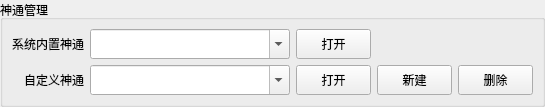
<?xml version="1.0" encoding="UTF-8"?>
<ui version="4.0">
 <class>SkillMainWin</class>
 <widget class="QWidget" name="SkillMainWin">
  <property name="geometry">
   <rect>
    <x>0</x>
    <y>0</y>
    <width>541</width>
    <height>98</height>
   </rect>
  </property>
  <property name="windowTitle">
   <string>Form</string>
  </property>
  <layout class="QGridLayout" name="gridLayout_2">
   <property name="leftMargin">
    <number>0</number>
   </property>
   <property name="topMargin">
    <number>0</number>
   </property>
   <property name="rightMargin">
    <number>0</number>
   </property>
   <property name="bottomMargin">
    <number>0</number>
   </property>
   <property name="spacing">
    <number>0</number>
   </property>
   <item row="0" column="0">
    <widget class="QGroupBox" name="groupBox">
     <property name="title">
      <string>神通管理</string>
     </property>
     <layout class="QGridLayout" name="gridLayout">
      <item row="0" column="0">
       <widget class="QLabel" name="label">
        <property name="minimumSize">
         <size>
          <width>0</width>
          <height>30</height>
         </size>
        </property>
        <property name="maximumSize">
         <size>
          <width>75</width>
          <height>30</height>
         </size>
        </property>
        <property name="text">
         <string>系统内置神通</string>
        </property>
        <property name="alignment">
         <set>Qt::AlignRight|Qt::AlignTrailing|Qt::AlignVCenter</set>
        </property>
       </widget>
      </item>
      <item row="0" column="1">
       <widget class="QComboBox" name="m_pCBoxDatasSys">
        <property name="minimumSize">
         <size>
          <width>200</width>
          <height>30</height>
         </size>
        </property>
        <property name="maximumSize">
         <size>
          <width>16777215</width>
          <height>30</height>
         </size>
        </property>
        <property name="editable">
         <bool>true</bool>
        </property>
       </widget>
      </item>
      <item row="0" column="2">
       <widget class="QPushButton" name="m_pBtnOpenSys">
        <property name="minimumSize">
         <size>
          <width>0</width>
          <height>30</height>
         </size>
        </property>
        <property name="maximumSize">
         <size>
          <width>75</width>
          <height>30</height>
         </size>
        </property>
        <property name="text">
         <string>打开</string>
        </property>
       </widget>
      </item>
      <item row="1" column="0">
       <widget class="QLabel" name="label_2">
        <property name="minimumSize">
         <size>
          <width>0</width>
          <height>30</height>
         </size>
        </property>
        <property name="maximumSize">
         <size>
          <width>75</width>
          <height>30</height>
         </size>
        </property>
        <property name="text">
         <string>自定义神通</string>
        </property>
        <property name="alignment">
         <set>Qt::AlignRight|Qt::AlignTrailing|Qt::AlignVCenter</set>
        </property>
       </widget>
      </item>
      <item row="1" column="1">
       <widget class="QComboBox" name="m_pCBoxDatas">
        <property name="minimumSize">
         <size>
          <width>200</width>
          <height>30</height>
         </size>
        </property>
        <property name="maximumSize">
         <size>
          <width>16777215</width>
          <height>30</height>
         </size>
        </property>
        <property name="editable">
         <bool>true</bool>
        </property>
       </widget>
      </item>
      <item row="1" column="2">
       <widget class="QPushButton" name="m_pBtnOpen">
        <property name="minimumSize">
         <size>
          <width>0</width>
          <height>30</height>
         </size>
        </property>
        <property name="maximumSize">
         <size>
          <width>75</width>
          <height>30</height>
         </size>
        </property>
        <property name="text">
         <string>打开</string>
        </property>
       </widget>
      </item>
      <item row="1" column="3">
       <widget class="QPushButton" name="m_pBtnNew">
        <property name="minimumSize">
         <size>
          <width>0</width>
          <height>30</height>
         </size>
        </property>
        <property name="maximumSize">
         <size>
          <width>75</width>
          <height>30</height>
         </size>
        </property>
        <property name="text">
         <string>新建</string>
        </property>
       </widget>
      </item>
      <item row="1" column="4">
       <widget class="QPushButton" name="m_pBtnDelete">
        <property name="minimumSize">
         <size>
          <width>0</width>
          <height>30</height>
         </size>
        </property>
        <property name="maximumSize">
         <size>
          <width>75</width>
          <height>30</height>
         </size>
        </property>
        <property name="text">
         <string>删除</string>
        </property>
       </widget>
      </item>
     </layout>
    </widget>
   </item>
  </layout>
 </widget>
 <resources/>
 <connections/>
</ui>
